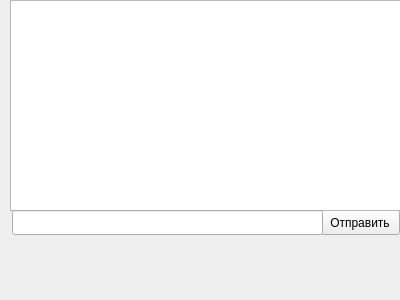
<?xml version="1.0" encoding="UTF-8"?>
<ui version="4.0">
 <class>MainWindow</class>
 <widget class="QMainWindow" name="MainWindow">
  <property name="geometry">
   <rect>
    <x>0</x>
    <y>0</y>
    <width>400</width>
    <height>300</height>
   </rect>
  </property>
  <property name="windowTitle">
   <string>MainWindow</string>
  </property>
  <widget class="QWidget" name="centralWidget">
   <widget class="QPushButton" name="pushButton">
    <property name="geometry">
     <rect>
      <x>320</x>
      <y>210</y>
      <width>80</width>
      <height>25</height>
     </rect>
    </property>
    <property name="text">
     <string>Отправить</string>
    </property>
   </widget>
   <widget class="QTextEdit" name="textEdit">
    <property name="geometry">
     <rect>
      <x>10</x>
      <y>0</y>
      <width>391</width>
      <height>211</height>
     </rect>
    </property>
   </widget>
   <widget class="QLineEdit" name="lineEdit">
    <property name="geometry">
     <rect>
      <x>12</x>
      <y>210</y>
      <width>311</width>
      <height>25</height>
     </rect>
    </property>
   </widget>
  </widget>
 </widget>
 <layoutdefault spacing="6" margin="11"/>
 <resources/>
 <connections/>
</ui>
